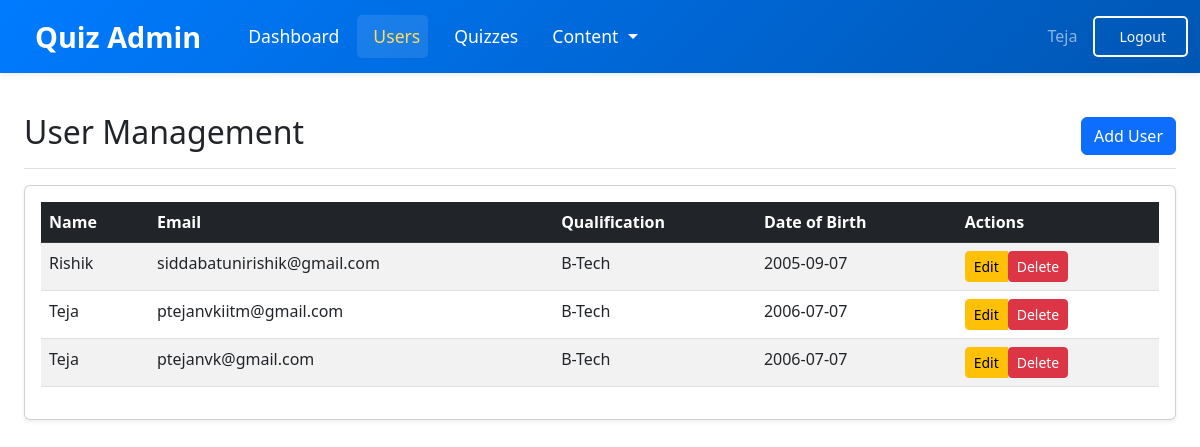
Before: /admin/users (signed in) with the older database file.
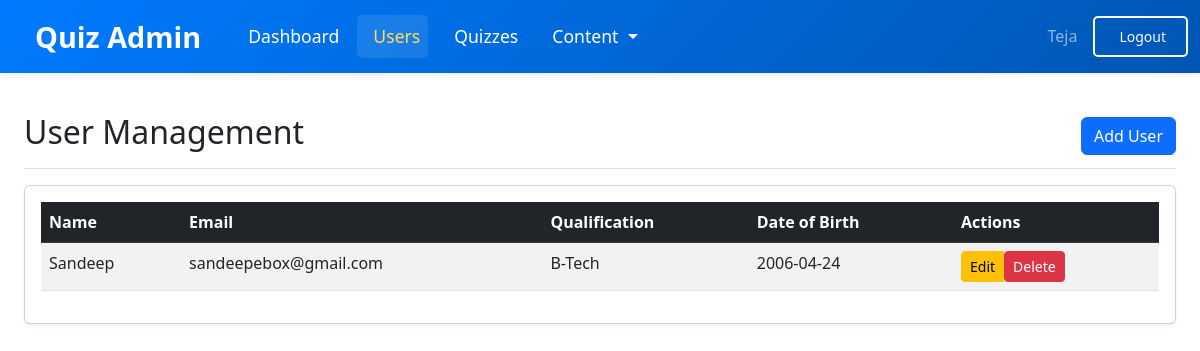
After: the same page with the newer database file.
### models/models.py (models this page shows)
class User(db.Model , UserMixin):
    __tablename__ = 'user'
    id = db.Column(db.Integer , primary_key = True,autoincrement=True)
    email = db.Column(db.String(150) , unique=True)
    password = db.Column(db.String(150))
    name = db.Column(db.String(150))
    qualification = db.Column(db.String(150))
    dob = db.Column(db.Date, nullable=True)
    is_admin = db.Column(db.Boolean, default=False)
    scores = db.relationship('Score', backref='user', lazy=True)

### models/admin.py (the view)
@admin.route('/users')
@login_required
@admin_required
def users():
    users = User.query.filter_by(is_admin=False).all()
    return render_template('admin/users.html', user=current_user, users=users)

### models/__init__.py (called while the page is built)
def create_app():
    app = Flask(__name__, template_folder=r'C:\Users\DELL\OneDrive\Desktop\quiz-app(final)\quiz-application\templates')
    app.config['SECRET_KEY'] = '24f1005262'
    app.config['SQLALCHEMY_DATABASE_URI'] = f'sqlite:///{DB_NAME}'
    app.config['SQLALCHEMY_TRACK_MODIFICATIONS'] = False
    db.init_app(app)
    from .models import User
    l_manager = LoginManager()
    l_manager.login_view = 'auth.login'
    l_manager.init_app(app)
    @l_manager.user_loader
    def load_user(id):
        return User.query.get(int(id))
    from .auth import auth
    from .views import views
    from .admin import admin
    app.register_blueprint(auth, url_prefix='/')
    app.register_blueprint(views, url_prefix='/')
    app.register_blueprint(admin, url_prefix='/admin')
    create_database(app)
    create_admin(app)
    return app

### models/admin.py (called while the page is built)
def admin_required(f):
    @wraps(f)
    def decorated_function(*args, **kwargs):
        if not current_user.is_authenticated or not current_user.is_admin:
            flash('Access denied. Admin privileges required.', category='error')
            return redirect(url_for('views.home'))
        return f(*args, **kwargs)
    return decorated_function

### templates/admin/users.html (shortened to what this page needs)
{% extends "admin/admin_layout.html" %}
{% block admin_content %}
<div class="d-flex justify-content-between flex-wrap flex-md-nowrap align-items-center pt-3 pb-2 mb-3 border-bottom">
    <h1 class="h2">User Management</h1>
    <a href="{{ url_for('admin.add_user') }}" class="btn btn-primary">Add User</a>
</div>
<div class="card shadow-sm">
    <div class="card-body">
        <div class="table-responsive">
            <table class="table table-striped table-hover">
                <thead class="table-dark">
                    <tr>
                        <th>Name</th>
                        <th>Email</th>
                        <th>Qualification</th>
                        <th>Date of Birth</th>
                        <th>Actions</th>
                    </tr>
                </thead>
                <tbody>
                    {% for user in users %}
                    <tr>
                        <td>{{ user.name }}</td>
                        <td>{{ user.email }}</td>
                        <td>{{ user.qualification }}</td>
                        <td>{{ user.dob }}</td>
                        <td>
                            <div class="btn-group" role="group">
                                <a href="{{ url_for('admin.edit_user', user_id=user.id) }}" class="btn btn-sm btn-warning">Edit</a>
                                <form action="{{ url_for('admin.delete_user', user_id=user.id) }}" method="POST" class="d-inline">
                                    <button type="submit" class="btn btn-sm btn-danger" onclick="return confirm('Are you sure you want to delete this user?')">Delete</button>
                                </form>
                            </div>
                        </td>
                    </tr>
                    {% endfor %}
                </tbody>
            </table>
        </div>
    </div>
</div>
{% endblock %}

Changed rows visible on the page:
removed User: name "Teja", email "ptejanvkiitm@gmail.com", qualification "B-Tech", dob "2006-07-07"
removed User: name "Teja", email "ptejanvk@gmail.com", qualification "B-Tech", dob "2006-07-07"
changed User "B-Tech": name "Rishik" → "Sandeep"; email "siddabatunirishik@gmail.com" → "sandeepebox@gmail.com"; dob "2005-09-07" → "2006-04-24"
